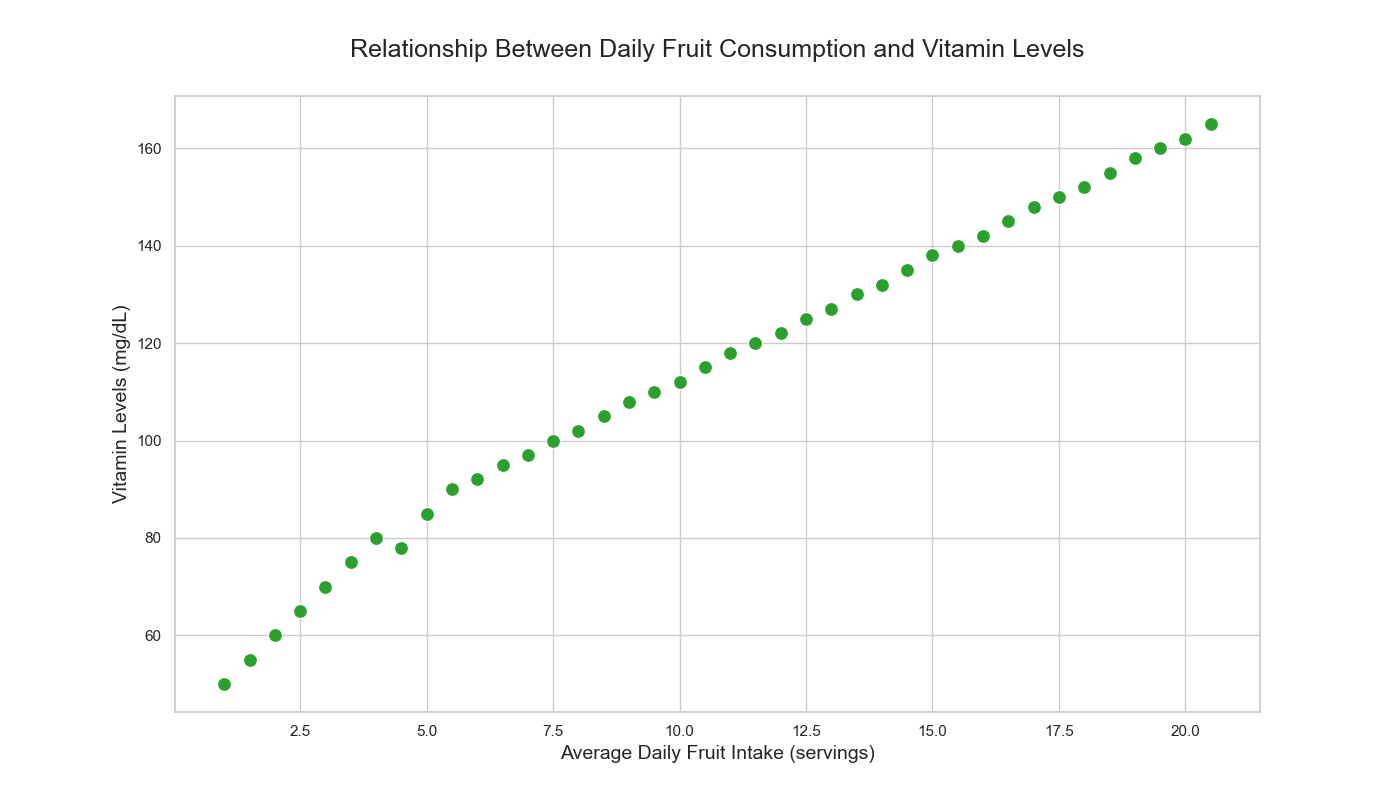

Write the Python code that produced this figure.

import seaborn as sns
import pandas as pd
import matplotlib.pyplot as plt

# Load the dataset from the provided table data
data = {
    'FruitID': [1, 2, 3, 4, 5, 6, 7, 8, 9, 10, 11, 12, 13, 14, 15, 16, 17, 18, 19, 20, 21, 22, 23, 24, 25, 26, 27, 28, 29, 30, 31, 32, 33, 34, 35, 36, 37, 38, 39, 40],
    'AverageDailyFruitIntake': [1, 1.5, 2, 2.5, 3, 3.5, 4, 4.5, 5, 5.5, 6, 6.5, 7, 7.5, 8, 8.5, 9, 9.5, 10, 10.5, 11, 11.5, 12, 12.5, 13, 13.5, 14, 14.5, 15, 15.5, 16, 16.5, 17, 17.5, 18, 18.5, 19, 19.5, 20, 20.5],
    'VitaminLevels': [50, 55, 60, 65, 70, 75, 80, 78, 85, 90, 92, 95, 97, 100, 102, 105, 108, 110, 112, 115, 118, 120, 122, 125, 127, 130, 132, 135, 138, 140, 142, 145, 148, 150, 152, 155, 158, 160, 162, 165]
}
df = pd.DataFrame(data)

# Set the aesthetic style of the plots
sns.set_theme(style="whitegrid")

# Create the scatter plot
plt.figure(figsize=(14, 8))
scatter_plot = sns.scatterplot(x='AverageDailyFruitIntake', y='VitaminLevels', data=df, color='#2ca02c', s=100)

# Set the chart title and labels
scatter_plot.set_title('Relationship Between Daily Fruit Consumption and Vitamin Levels', fontsize=18, y=1.05)
scatter_plot.set_xlabel('Average Daily Fruit Intake (servings)', fontsize=14)
scatter_plot.set_ylabel('Vitamin Levels (mg/dL)', fontsize=14)

# Show the plot
plt.show()
